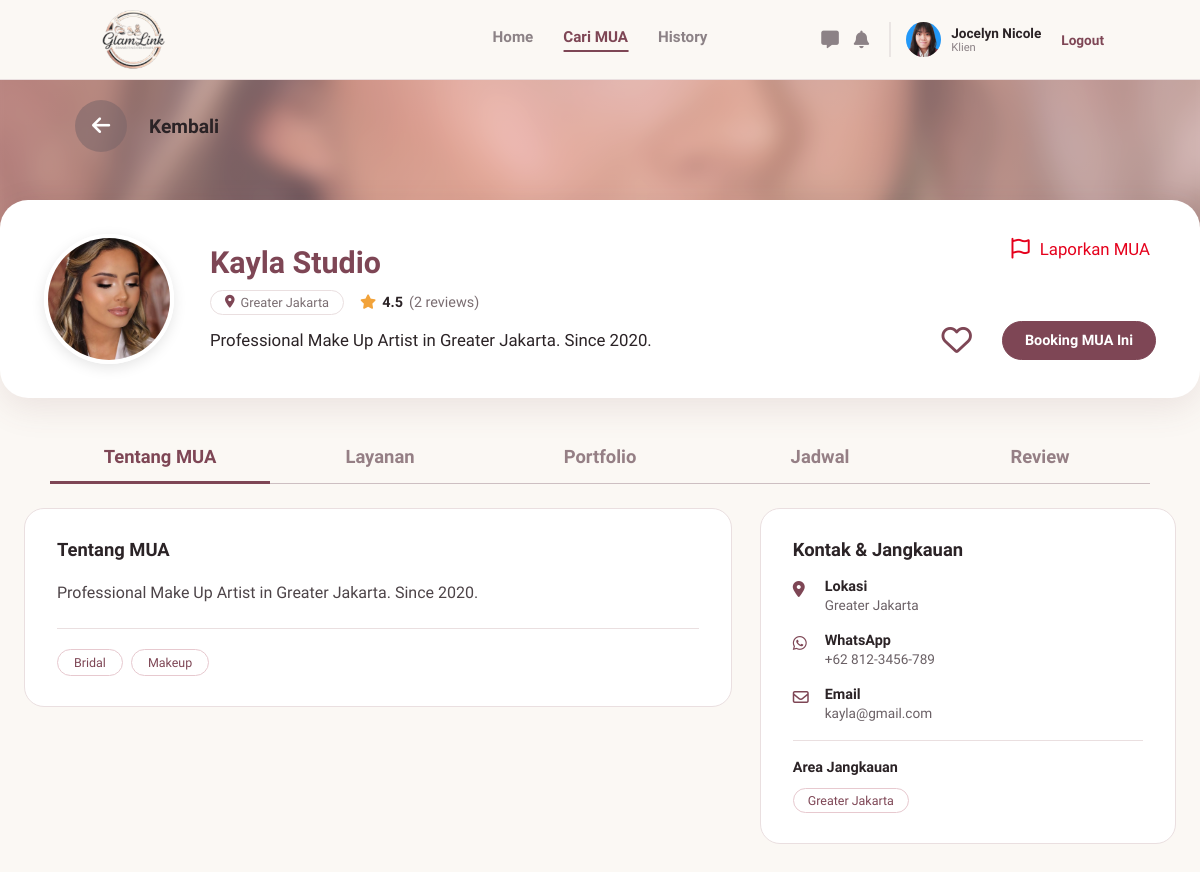
Page /klien/mua.php?id=2 (signed in) on the committed database.
### tables this page shows
CREATE TABLE `users` (
  `id_user` int(11) NOT NULL,
  `nama` varchar(100) NOT NULL,
  `email` varchar(100) NOT NULL,
  `nomor_telepon` varchar(20) DEFAULT NULL,
  `nama_brand` varchar(150) DEFAULT NULL,
  `bio` text DEFAULT NULL,
  `lokasi` varchar(150) DEFAULT NULL,
  `foto_profil` varchar(255) DEFAULT NULL,
  `password` varchar(255) NOT NULL,
  `role` enum('mua','pelanggan','admin') NOT NULL,
  `dibuat_pada` timestamp NOT NULL DEFAULT current_timestamp(),
  `status_verifikasi` enum('pending','approved','rejected') NOT NULL DEFAULT 'approved',
  `alasan_tolak` varchar(255) DEFAULT NULL
);

CREATE TABLE `portfolios` (
  `id_portfolio` int(11) NOT NULL,
  `id_mua` int(11) NOT NULL,
  `foto` varchar(255) NOT NULL,
  `judul` varchar(100) DEFAULT NULL,
  `deskripsi` text DEFAULT NULL,
  `tag` varchar(150) DEFAULT NULL
);

### klien/mua.php (the view, shortened to what this page needs)
<?php
require __DIR__ . '/../Includes/klien.php';
$id  = (int)($_GET['id'] ?? 0);
$tgl = preg_match('/^\d{4}-\d{2}-\d{2}$/', $_GET['tanggal'] ?? '') ? $_GET['tanggal'] : '';
$m = q("SELECT * FROM users WHERE id_user = ? AND role = 'mua' AND status_verifikasi = 'approved'", [$id])[0] ?? null;
head_klien($m['nama_brand'] ?? 'MUA tidak ditemukan');
include __DIR__ . '/../navbar.php';
$tabs = ['tentang' => 'Tentang MUA', 'layanan' => 'Layanan', 'portfolio' => 'Portfolio', 'jadwal' => 'Jadwal', 'review' => 'Review'];
$tab  = isset($tabs[$_GET['tab'] ?? '']) ? $_GET['tab'] : 'tentang';
$qs   = 'id=' . $id . ($tgl ? '&tanggal=' . urlencode($tgl) : '');
$porto   = q('SELECT * FROM portfolios WHERE id_mua = ? ORDER BY id_portfolio DESC', [$id]);
$kats    = array_column(q("SELECT DISTINCT kategori FROM services WHERE id_mua = ? AND kategori <> ''", [$id]), 'kategori');
$rt      = q('SELECT ROUND(AVG(rating), 1) AS rata, COUNT(*) AS n FROM bookings WHERE id_mua = ? AND rating > 0', [$id])[0];
$mrow    = ['rating' => $rt['rata'], 'n_ulasan' => $rt['n']];
$fav     = (bool)q('SELECT 1 FROM favorit WHERE id_pelanggan = ? AND id_mua = ?', [$id_klien, $id]);
$bio     = trim((string)$m['bio']);
$ringkas = mb_strimwidth(preg_replace('/\s+/', ' ', $bio), 0, 150, '...');
$cover   = $porto[0]['foto'] ?? '';
$link_booking = 'booking.php?mua=' . $id . ($tgl ? '&tanggal=' . urlencode($tgl) : '');
?>
<div class="mua-banner">
    <?php if ($cover && file_exists(__DIR__ . '/../assets/img/' . basename($cover))) echo '<img class="banner-img" src="../assets/img/' . e(basename($cover)) . '" alt="">'; ?>
    <a class="banner-back" href="cari.php<?php echo $tgl ? '?tanggal=' . urlencode($tgl) : ''; ?>"><span><i class="fa-solid fa-arrow-left"></i></span> Kembali</a>
</div>
<section class="mua-head-card">
    <?php echo foto($m['foto_profil'], 'avatar xl'); ?>
    <div class="mua-head-main">
        <h1><?php echo e($m['nama_brand']); ?></h1>
        <div class="mua-head-meta"><span class="pill"><i class="fa-solid fa-location-dot"></i> <?php echo e($m['lokasi']); ?></span><?php echo rating_teks($mrow); ?></div>
        <p class="short"><?php echo e($ringkas); ?></p>
    </div>
    <div class="head-actions">
        <button type="button" class="lapor-btn" onclick="document.getElementById('dlg-lapor').showModal()"><i class="fa-regular fa-flag"></i> Laporkan MUA</button>
        <div class="head-actions-row">
            <form method="POST" action="favorit.php"><?php echo csrf_field(); ?>
                <button class="heart-btn<?php echo $fav ? ' on' : ''; ?>" type="submit" title="<?php echo $fav ? 'Hapus dari favorit' : 'Tambahkan ke favorit'; ?>" aria-pressed="<?php echo $fav ? 'true' : 'false'; ?>"><i class="fa-<?php echo $fav ? 'solid' : 'regular'; ?> fa-heart"></i></button></form>
            <a class="kb-fill" href="<?php echo $link_booking; ?>">Booking MUA Ini</a>
        </div>
    </div>
</section>
<nav class="det-tabs"><?php foreach ($tabs as $k => $l) echo '<a href="?' . $qs . '&tab=' . $k . '" class="' . ($tab === $k ? 'on' : '') . '">' . $l . '</a>'; ?></nav>
<main class="det-wrap">
<?php if ($tab === 'tentang'):
    $wa = format_wa($m['nomor_telepon']);
    $area = array_filter(array_map('trim', preg_split('/\s*[,\/&]\s*|\s+dan\s+/i', (string)$m['lokasi']))); ?>
    <div class="det-grid">
        <div class="det-card">
            <h2>Tentang MUA</h2>
            <div class="isi"><?php echo $bio !== '' ? nl2br(e($bio)) : '<span class="muted">MUA ini belum menuliskan deskripsi.</span>'; ?></div>
            <?php if ($kats) { echo '<div class="chips">'; foreach ($kats as $k) echo '<span class="chip">' . e($k) . '</span>'; echo '</div>'; } ?>
        </div>
        <div class="det-card">
            <h2>Kontak &amp; Jangkauan</h2>
            <div class="kontak-item"><i class="fa-solid fa-location-dot"></i><div><b>Lokasi</b><span><?php echo e($m['lokasi'] ?: '-'); ?></span></div></div>
            <div class="kontak-item"><i class="fa-brands fa-whatsapp"></i><div><b>WhatsApp</b><?php echo $wa ? '<a href="' . e($wa['link']) . '" target="_blank" rel="noopener">' . e($wa['tampil']) . '</a>' : '<span>-</span>'; ?></div></div>
            <div class="kontak-item"><i class="fa-regular fa-envelope"></i><div><b>Email</b><a href="mailto:<?php echo e($m['email']); ?>"><?php echo e($m['email']); ?></a></div></div>
            <?php if ($area): ?><div class="area-box"><b>Area Jangkauan</b><div class="chips"><?php foreach ($area as $a) echo '<span class="chip">' . e($a) . '</span>'; ?></div></div><?php endif; ?>
        </div>
    </div>
<?php endif; ?>
</main>
<?php bottom_nav();

### includes/klien.php (shortened to what this page needs)
<?php
require_once __DIR__ . '/../koneksi.php';
$id_klien = (int)$_SESSION['id_user'];
function q($sql, $params = []) {
    global $koneksi;
    $st = $koneksi->prepare($sql);
    if ($params) { $st->bind_param(str_repeat('s', count($params)), ...$params); }
    $st->execute();
    $r = $st->get_result();
    return $r ? $r->fetch_all(MYSQLI_ASSOC) : [];
}
function e($v)      { return htmlspecialchars((string)$v, ENT_QUOTES); }
function foto($file, $kelas = '', $ikon = 'fa-user') {
    $f = basename((string)$file);
    if ($f !== '' && file_exists(__DIR__ . '/../assets/img/' . $f)) {
        return '<img class="' . $kelas . '" src="../assets/img/' . e($f) . '" alt="">';
    }
    return '<div class="' . $kelas . ' foto-kosong"><i class="fa-solid ' . $ikon . '"></i></div>';
}
function rating_teks($m) {
    return '<span class="rate"><i class="fa-solid fa-star"></i> <b>' . number_format((float)$m['rating'], 1) . '</b> <span class="muted">(' . (int)$m['n_ulasan'] . ' reviews)</span></span>';
}
function format_wa($tel) {
    $d = preg_replace('/\D/', '', (string)$tel);
    if (strpos($d, '0') === 0) $d = '62' . substr($d, 1); elseif (strpos($d, '62') !== 0) $d = '62' . $d;
    $r = substr($d, 2);
    return ['tampil' => rtrim('+62 ' . substr($r, 0, 3) . '-' . substr($r, 3, 4) . '-' . substr($r, 7), '-'), 'link' => 'https://wa.me/' . $d];
}
function head_klien($judul) {
    echo '<!DOCTYPE html><html lang="id"><head><meta charset="UTF-8"><meta name="viewport" content="width=device-width, initial-scale=1.0"><title>' . e($judul) . ' - GlamLink</title>
<link rel="stylesheet" href="https://cdnjs.cloudflare.com/ajax/libs/font-awesome/6.4.0/css/all.min.css">
<link href="https://fonts.googleapis.com/css2?family=Plus+Jakarta+Sans:wght@400;500;600;700&display=swap" rel="stylesheet">
<link rel="stylesheet" href="../assets/css/navbar.css"><link rel="stylesheet" href="../assets/css/klien.css"></head><body>';
}
function bottom_nav() {
    echo '<nav class="bottom-nav">';
    echo '</nav></body></html>';
}

### navbar.php (shortened to what this page needs)
<?php
$path_prefix = in_array(basename(dirname($_SERVER['PHP_SELF'])), ['mua', 'klien']) ? '../' : '';
$nav_logged_in = isset($_SESSION['status_login']) && $_SESSION['status_login'] == true;
$nav_role = isset($_SESSION['role']) ? $_SESSION['role'] : '';
if ($nav_logged_in && in_array($nav_role, ['mua', 'pelanggan']) && isset($koneksi)) {
    $id_mua_nav = $_SESSION['id_user'];
    $nav_query = mysqli_query($koneksi, "SELECT nama, nama_brand, foto_profil, status_verifikasi FROM users WHERE id_user = '$id_mua_nav'");
    $nav_profil = mysqli_fetch_assoc($nav_query);
}
?>
<header class="navbar">
    <div class="logo">
        <a href="<?php echo $path_prefix; ?>index.php">
            <img src="<?php echo $path_prefix; ?>assets/img/logo.png" alt="GlamLink">
        </a>
    </div>
    <?php if (!$nav_logged_in): ?>
        <div class="nav-links">
            <a href="<?php echo $path_prefix; ?>login.php" class="btn-text">Masuk</a>
            <a href="<?php echo $path_prefix; ?>login.php" class="btn-outline">Masuk Sebagai MUA</a>
            <a href="<?php echo $path_prefix; ?>register.php" class="btn-filled">Daftar</a>
        </div>
    <?php elseif ($nav_role == 'pelanggan'): ?>
        <?php $hal = basename($_SERVER['SCRIPT_NAME']); ?>
        <div class="nav-menu-mua">
            <a href="<?php echo $path_prefix; ?>klien/index.php" class="<?php echo $hal == 'index.php' ? 'active' : ''; ?>">Home</a>
            <a href="<?php echo $path_prefix; ?>klien/cari.php" class="<?php echo in_array($hal, ['cari.php', 'mua.php', 'booking.php']) ? 'active' : ''; ?>">Cari MUA</a>
            <a href="<?php echo $path_prefix; ?>klien/history.php" class="<?php echo $hal == 'history.php' ? 'active' : ''; ?>">History</a>
        </div>
        <div class="nav-profile-mua">
            <div class="nav-icons">
                <a href="#" class="icon-btn" title="Segera hadir"><i class="fa-solid fa-message"></i></a>
                <a href="#" class="icon-btn" title="Segera hadir"><i class="fa-solid fa-bell"></i></a>
            </div>
            <a href="<?php echo $path_prefix; ?>klien/profil.php" style="text-decoration:none;color:inherit;">
                <div class="profile-info">
                    <?php if (!empty($nav_profil['foto_profil']) && file_exists(__DIR__ . '/assets/img/' . basename($nav_profil['foto_profil']))): ?>
                        <img src="<?php echo $path_prefix; ?>assets/img/<?php echo htmlspecialchars(basename($nav_profil['foto_profil'])); ?>" alt="Profile">
                    <?php else: ?>
                        <div style="width:35px;height:35px;background:#e0d8da;border-radius:50%;display:flex;align-items:center;justify-content:center;color:#fff;font-size:0.8rem;"><i class="fa-solid fa-user"></i></div>
                    <?php endif; ?>
                    <div class="profile-text">
                        <span class="brand-name"><?php echo htmlspecialchars($nav_profil['nama'] ?? 'Klien'); ?></span>
                        <span class="role-text">Klien</span>
                    </div>
                </div>
            </a>
            <a href="<?php echo $path_prefix; ?>logout.php" class="logout-link">Logout</a>
        </div>
    <?php endif; ?>
</header>

### assets/css/navbar.css (style rules this page uses)
:root { --gl-primary: #7E4655; --gl-primary-dark: #623642; --gl-soft: #f0e6e9; }
.navbar { position: fixed; inset: 0 0 auto 0; height: 80px; display: flex; align-items: center; justify-content: space-between; padding: 0 8%; background-color: #FBF8F4; border-bottom: 1px solid #eadfe0; box-sizing: border-box; z-index: 1000; font-family: 'Plus Jakarta Sans', sans-serif; }
.navbar .logo { display: flex; align-items: center; }
.navbar .logo img { display: block; height: 60px; width: auto; }
.nav-menu-mua { display: flex; gap: 30px; font-weight: 600; font-size: 0.95rem; position: absolute; left: 50%; transform: translateX(-50%); }
.nav-menu-mua a { text-decoration: none; color: #8c8286; transition: 0.3s; font-family: 'Plus Jakarta Sans', sans-serif; }
.nav-menu-mua a:hover, .nav-menu-mua a.active { color: var(--gl-primary); }
.nav-menu-mua a.active { border-bottom: 2px solid var(--gl-primary); padding-bottom: 4px; }
.nav-profile-mua { display: flex; align-items: center; gap: 20px; }
.nav-icons { display: flex; gap: 15px; }
.nav-icons .icon-btn { position: relative; color: #8c8286; font-size: 1.1rem; text-decoration: none; }
.profile-info { display: flex; align-items: center; gap: 10px; border-left: 2px solid #eae5e3; padding-left: 15px; }
.profile-info img { width: 35px; height: 35px; border-radius: 50%; object-fit: cover; }
.profile-text { display: flex; flex-direction: column; }
.profile-text .brand-name { font-weight: 700; color: #2b2326; font-size: 0.85rem; }
.profile-text .role-text { font-size: 0.7rem; color: #8c8286; }
.logout-link { color: var(--gl-primary); font-size: 0.85rem; text-decoration: none; font-weight: 600; }

### rows in the picture
users: foto_profil (picture), nama "Jocelyn Nicole"
portfolios: foto (picture)
users: foto_profil (picture), nama_brand "Kayla Studio", lokasi "Greater Jakarta", bio "Professional Make Up Artist in Greater Jakarta. Since 2020.", nomor_telepon "+62 812-3456-789", email "kayla@gmail.com"

### other values in the picture
$m['rating'] "4.5"
$m['n_ulasan'] "2"
$l "Tentang MUA"
$l "Layanan"
$l "Portfolio"
$l "Jadwal"
$l "Review"
$k "Bridal"
$k "Makeup"
